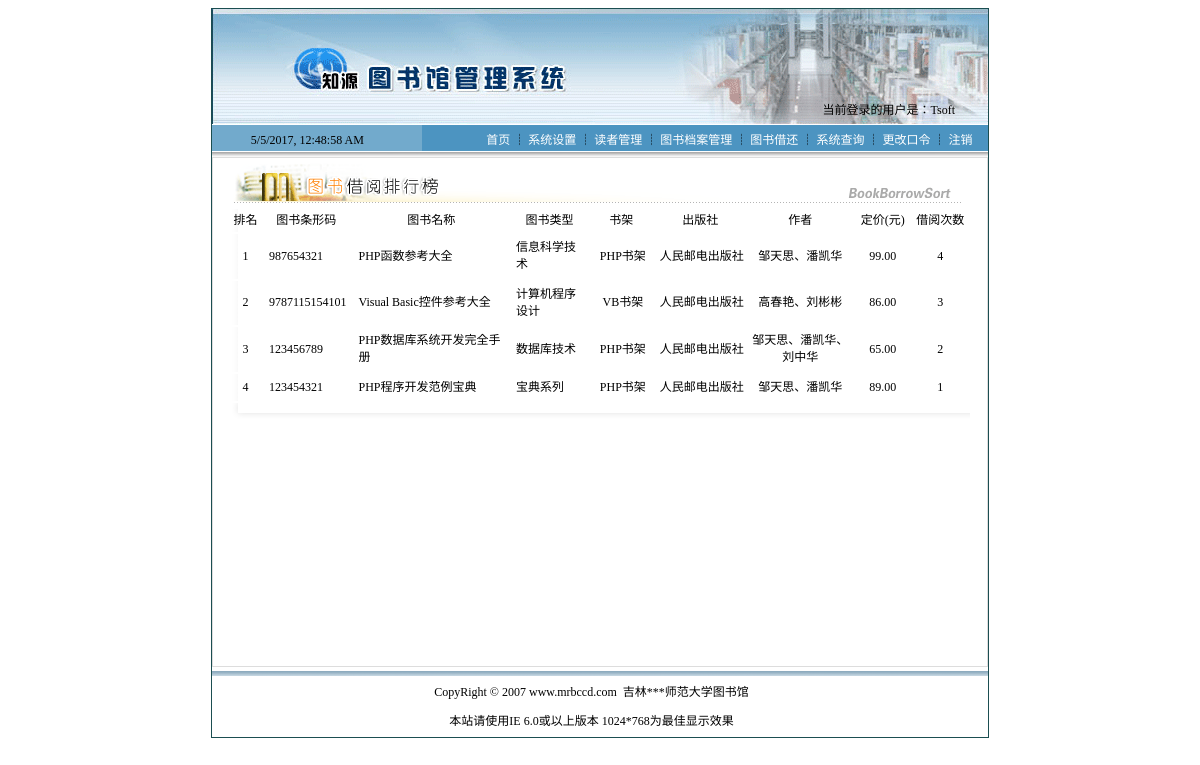
Page /index.php (signed in) on the committed database.
### tables this page shows
CREATE TABLE IF NOT EXISTS `tb_bookinfo` (
  `barcode` varchar(30) DEFAULT NULL,
  `bookname` varchar(70) DEFAULT NULL,
  `typeid` int(10) unsigned DEFAULT NULL,
  `author` varchar(30) DEFAULT NULL,
  `translator` varchar(30) DEFAULT NULL,
  `ISBN` varchar(20) DEFAULT NULL,
  `price` float(8,2) DEFAULT NULL,
  `page` int(10) unsigned DEFAULT NULL,
  `bookcase` int(10) unsigned DEFAULT NULL,
  `storage` int(10) unsigned DEFAULT NULL,
  `inTime` date DEFAULT NULL,
  `operator` varchar(30) DEFAULT NULL,
  `del` tinyint(1) DEFAULT '0',
  `id` int(11) NOT NULL AUTO_INCREMENT,
  PRIMARY KEY (`id`)
);

### index.php (the view, shortened to what this page needs)
<html>
<head>
<link href="CSS/style.css" rel="stylesheet">
</head>
<table width="776" border="0" align="center" cellpadding="0" cellspacing="0" class="tableBorder">
  <tr>
    <td><?php include("navigation.php"); ?></td>
  </tr>
	<td bgcolor="#FFFFFF">
	<table width="100%"  border="0" cellspacing="0" cellpadding="0">
  <tr>
    <td valign="top" bgcolor="#FFFFFF"><table width="100%" height="510"  border="0" align="center" cellpadding="0" cellspacing="0" bgcolor="#FFFFFF" class="tableBorder_gray">
  <tr>
    <td align="center" valign="top" style="padding:5px;"><table width="738"  border="0" cellpadding="0" cellspacing="0">
      <tr>
        <td height="148" valign="top"><table width="738"  border="0" cellspacing="0" cellpadding="0">
          <tr>
            <td width="753" height="44" background="Images/main_booksort.gif">&nbsp;</td>
          </tr>
          <tr>
            <td height="72" valign="top" background="Images/main_booksort_1.gif"><table width="740"  border="1" cellpadding="0" cellspacing="0" bordercolor="#FFFFFF" bordercolordark="#D2E3E6" bordercolorlight="#FFFFFF">
              <tr align="center">
                <td width="4%" height="25">排名</td>
                <td width="10%">图书条形码</td>
                <td width="22%">图书名称</td>
                <td width="11%">图书类型</td>
                <td width="9%">书架</td>
                <td width="13%">出版社</td>
                <td width="15%">作者</td>
                <td width="8%">定价(元)</td>
                <td width="8%">借阅次数</td>
              </tr>
              <?php
					$sql=mysqli_query($conn,"select * from (select bookid,count(bookid) as degree from tb_borrow group by bookid) as borr join (select b.*,c.name as bookcasename,p.pubname,t.typename from tb_bookinfo b left join tb_bookcase c on b.bookcase=c.id join tb_publishing p on b.ISBN=p.ISBN join tb_booktype t on b.typeid=t.id where b.del=0) as book on borr.bookid=book.id order by borr.degree desc limit 10");
					$info=mysqli_fetch_array($sql);
					$i=1;
					do{
					?>
              <tr>
                <td height="25" align="center"><?php echo $i;?></td>
                <td style="padding:5px;">&nbsp;<?php echo $info[barcode];?></td>
                <td style="padding:5px;"><?php echo $info[bookname];?></td>
                <td style="padding:5px;"><?php echo $info[typename];?></td>
                <td align="center">&nbsp;<?php echo $info[bookcasename];?></td>
                <td align="center">&nbsp;<?php echo $info[pubname];?></td>
                <td align="center"><?php echo $info[author];?></td>
                <td align="center"><?php echo $info[price];?></td>
                <td align="center"><?php echo $info[degree];?></td>
              </tr>
              <?php
				 $i=$i+1;
				 }while($info=mysqli_fetch_array($sql));
				?>
            </table></td>
          </tr>
          <tr>
            <td height="19" background="Images/main_booksort_2.gif">&nbsp;</td>
          </tr>
        </table>
          </td>
      </tr>
    </table>
      <p>&nbsp;</p></td>
  </tr>
</table></td>
  </tr>
</table>
<?php include("copyright.php"); ?></td>
</table>
</html>

### css/style.css (style rules this page uses)
td { font-size: 9pt; line-height:144%; }
.tableBorder { border: #1B4E51 1px solid }
.tableBorder_gray { border: #DDDDDD 1px solid }

### rows in the picture
tb_bookinfo: barcode "987654321", bookname "PHP函数参考大全", info "信息科学技术", info "PHP书架", info "人民邮电出版社", author "邹天思、潘凯华", price "99.00", info "4"
tb_bookinfo: barcode "9787115154101", bookname "Visual Basic控件参考大全", info "计算机程序设计", info "VB书架", info "人民邮电出版社", author "高春艳、刘彬彬", price "86.00", info "3"
tb_bookinfo: barcode "123456789", bookname "PHP数据库系统开发完全手册", info "数据库技术", info "PHP书架", info "人民邮电出版社", author "邹天思、潘凯华、刘中华", price "65.00", info "2"
tb_bookinfo: barcode "123454321", bookname "PHP程序开发范例宝典", info "宝典系列", info "PHP书架", info "人民邮电出版社", author "邹天思、潘凯华", price "89.00", info "1"

### other values in the picture
$_SESSION[admin_name] "Tsoft"
